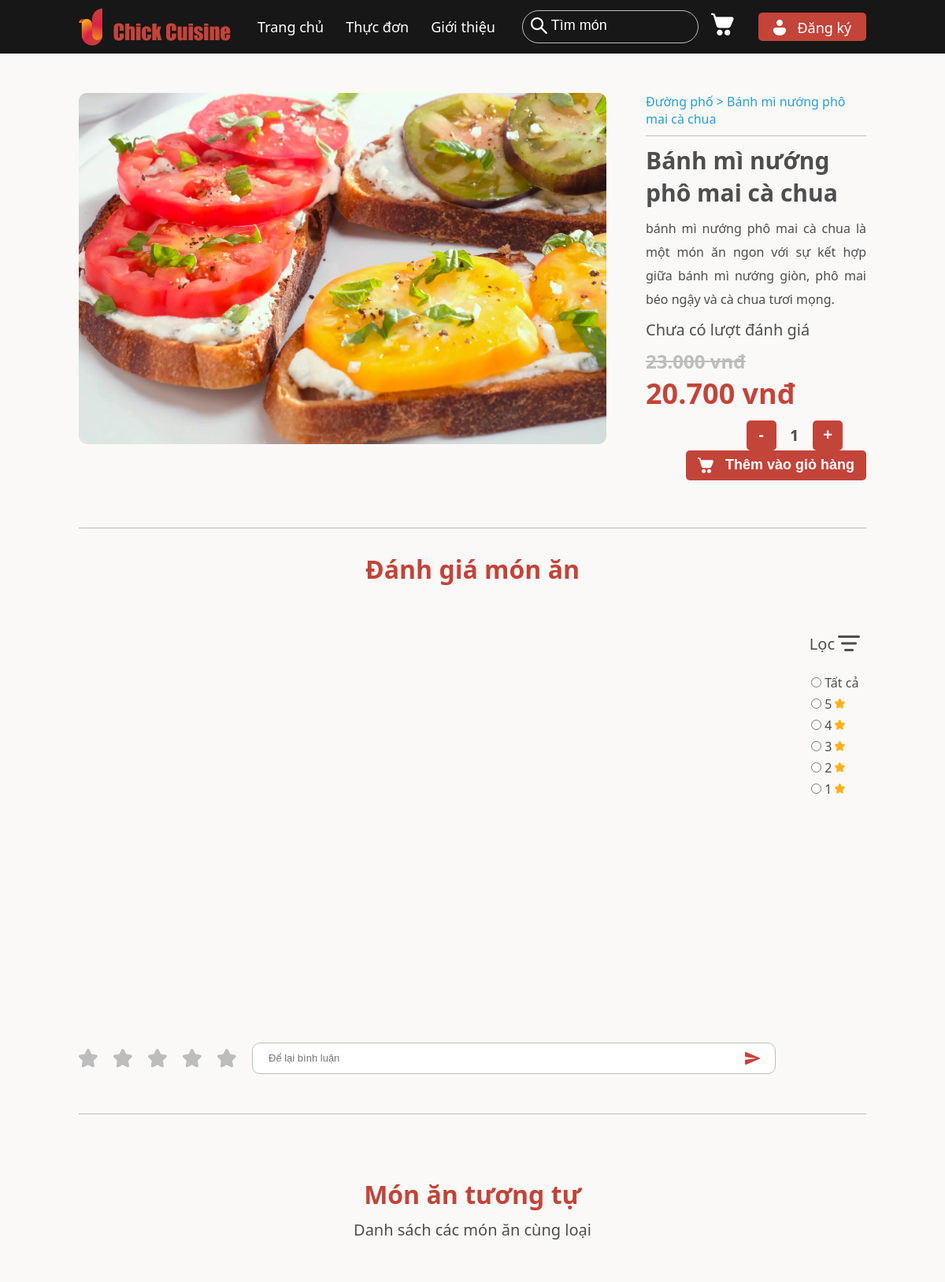
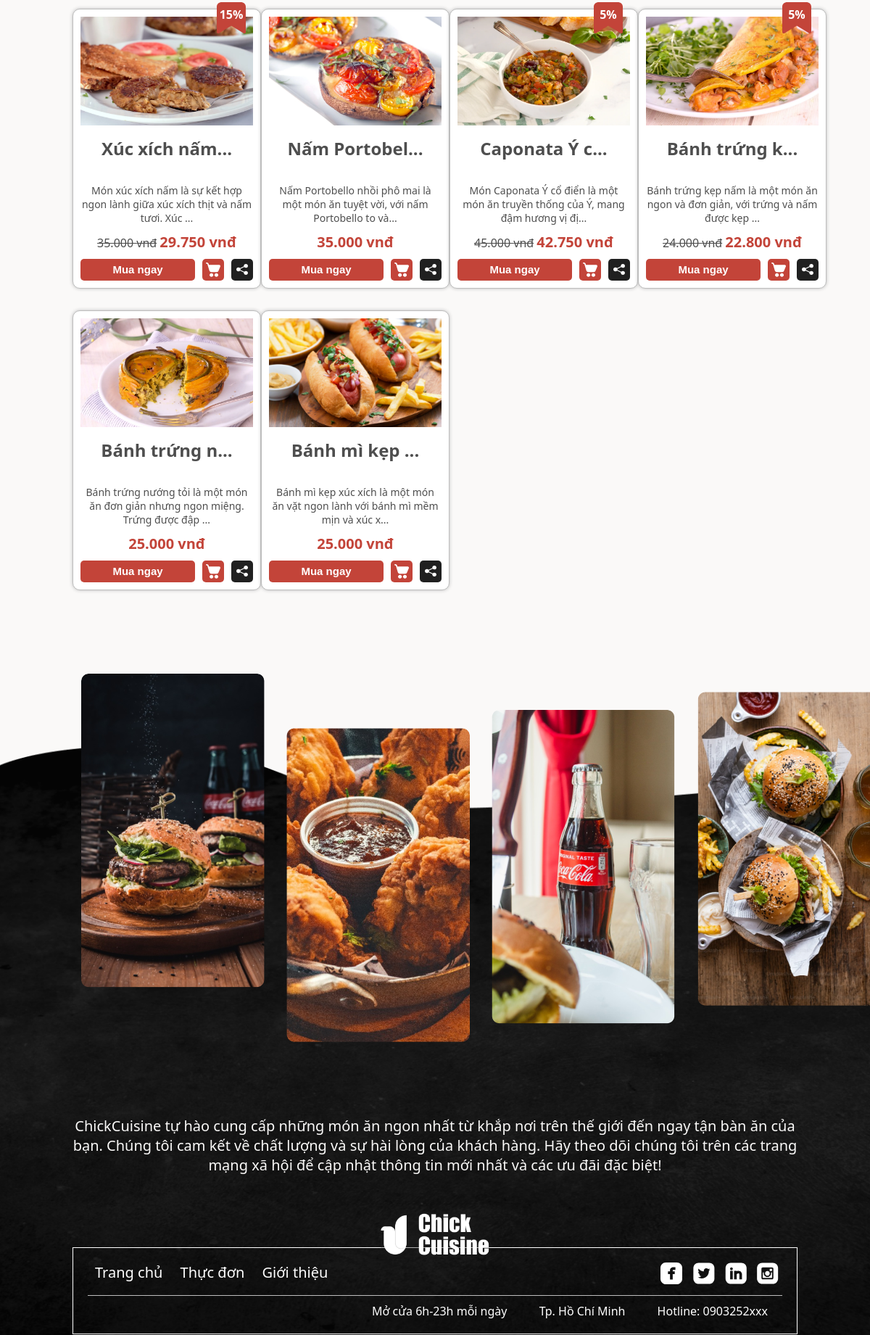
Page /site/monan?id=10 (upper part) on the committed database (2 pictures, top to bottom).
### tables this page shows
CREATE TABLE `product` (
  `Id` int(5) NOT NULL COMMENT 'Mã sản phẩm',
  `Name` varchar(50) NOT NULL COMMENT 'Tên sản phẩm',
  `Image` varchar(50) NOT NULL COMMENT 'Tên file ảnh sản phẩm',
  `Description` text NOT NULL DEFAULT current_timestamp() COMMENT 'Mô tả sản phẩm',
  `Price` int(10) NOT NULL COMMENT 'Giá sản phẩm',
  `Discount` int(3) NOT NULL COMMENT 'Giảm giá sản phẩm',
  `Views` int(5) NOT NULL COMMENT 'Số lượt xem',
  `IsSpecial` tinyint(1) NOT NULL COMMENT 'Đặc biệt (1 = có, 0 = không)',
  `CategoryId` int(5) NOT NULL COMMENT 'Mã danh mục'
);

CREATE TABLE `category` (
  `Id` int(5) NOT NULL COMMENT 'Mã danh mục',
  `Name` varchar(50) NOT NULL COMMENT 'Tên danh mục',
  `Image` varchar(50) NOT NULL COMMENT 'Tên file ảnh danh mục'
);

### site/monan/index.php (called while the page is built, shortened)
<?php
    require '../../global.php';
    require '../../dao/product.php';
    require '../../dao/category.php';
    $product = get_product_by_id($_GET['id']);
    $similar_products = get_similar_products_by_product_id($_GET['id'], 8, 1);
    require '../layout.php';
?>

### global.php (called while the page is built, shortened)
<?php
    $ROOT_URL = "/chickcuisine";
    $SITE_URL = "$ROOT_URL/site";
    $IMAGE_DIR = "$ROOT_URL/content/image";
?>

### dao/pdo.php (called while the page is built, shortened)
<?php
function pdo_get_connection(){
    $dburl = "mysql:host=localhost;dbname=chickcuisine;charset=utf8";
    $conn = new PDO($dburl, "root", "");
    return $conn;
}
function pdo_query($sql){
    $sql_args = array_slice(func_get_args(), 1);
    try{ $conn = pdo_get_connection();
         $stmt = $conn->prepare($sql);
         $stmt->execute($sql_args);
         $rows = $stmt->fetchAll();
         return $rows;
    }
    catch(PDOException $e){ die("Lỗi trong hàm pdo_query: ". $e->getMessage(). $sql);}
}
function pdo_query_one($sql){
    $sql_args = array_slice(func_get_args(), 1);
    try{$conn = pdo_get_connection();
        $stmt = $conn->prepare($sql);
        $stmt->execute($sql_args);
        $row = $stmt->fetch(PDO::FETCH_ASSOC);
        return $row;
    }
    catch(PDOException $e){die("Lỗi trong hàm pdo_query_one: ". $e->getMessage() . $sql );}
}
function pdo_query_value($sql){
    $sql_args = array_slice(func_get_args(), 1);
    try{ $conn = pdo_get_connection();
         $stmt = $conn->prepare($sql);
         $stmt->execute($sql_args);
         $row = $stmt->fetch(PDO::FETCH_ASSOC);
         return $row ? array_values($row)[0] : null;
    }
    catch(PDOException $e){
        die("Lỗi trong hàm pdo_query_value: ". $e->getMessage() .$sql );
    }
}
?>

### dao/product.php (called while the page is built, shortened)
<?php
    require_once 'pdo.php';
    function get_product_by_id($product_id) {
        $sql = "SELECT product.*, AVG(comment.rating) as Rating FROM product LEFT JOIN comment ON product.Id = comment.ProductId WHERE product.Id = $product_id GROUP BY product.Id";
        return pdo_query_one($sql);
    }
    function get_similar_products_by_product_id($product_id, $limit = null, $page = null) {
        $sql = "SELECT p2.* FROM product p1 JOIN product p2 ON p1.categoryId = p2.categoryId WHERE p1.Id = $product_id AND p1.Id != p2.Id";
        if ($limit != null) {
            $sql.= " LIMIT $limit";
        }
        if ($page != null) {
            $offset = ($page-1)*$limit;
            $sql.= " OFFSET $offset";
        }
        return pdo_query($sql);
    }
    function get_product_rating_count($product_id) {
        $sql = "SELECT COUNT(comment.ProductId) FROM comment WHERE comment.ProductId = $product_id GROUP BY comment.ProductId";
        return pdo_query_value($sql);
    }
?>

### dao/category.php (called while the page is built, shortened)
<?php
    require_once 'pdo.php';
    function get_category_by_product_id($product_id) {
        $sql = "SELECT category.* FROM product INNER JOIN category ON product.CategoryId = category.Id WHERE product.Id = $product_id";
        return pdo_query_one($sql);
    }
?>

### site/monan/monan.php (the view, shortened to what this page needs)
<main>
    <div class="detail-product">
        <?php extract($product) ?>
        <img class="product-image" src="<?=$IMAGE_DIR?>/<?=$Image?>" alt="">
        <div class="product-path">
            <?php $category_product = get_category_by_product_id($Id)?>
            <?=$category_product['Name']?> > <?=$Name?>
        </div>
        <div class="product-line"></div>
        <div class="product-name"><?=$Name?></div>
        <div class="product-description">
            <?=$Description?>
        </div>
        <div class="product-rating">
            <span>
                <?php if(get_product_rating_count($Id) != null) {?>
                    (<?=get_product_rating_count($Id)?>) lượt đánh giá
                <?php } else {?>
                    Chưa có lượt đánh giá
                <?php } ?>
            </span>
        </div>
        <div class="product-price">
            <?php if($Discount > 0) {?>
                <p class="product-original-price"><?=number_format($Price, 0, '.', '.')?> vnđ</p>
                <p class="product-discount-price"><?=number_format($Price * (100 - $Discount) / 100, 0, '.', '.')?> vnđ</p>
            <?php } else {?>
                <p class="product-discount-price"><?=number_format($Price, 0, '.', '.')?> vnđ</p>
            <?php } ?>
        </div>
        <div class="product-buttons">
            <div class="buttons-quantity">
                <button onclick="changeQuantity(-1)" id="decrease-button">-</button>
                <p class="product-quantity" id="product-quantity">1</p>
                <button onclick="changeQuantity(1)">+</button>
            </div>
            <button class="button-addtocart">
                <p>Thêm vào giỏ hàng</p>
            </button>
        </div>
    </div>
    <div class="line"></div>
    <div class="title">Đánh giá món ăn</div>
    <div class="comment-box">
        <div class="comments" style="grid-column: 1 / 2; grid-row: 1 / 2;">
        </div>
        <form class="filter-box" style="grid-column: 2 / 3; grid-row: 1 / 2;">
            <div>
                <p>Lọc</p>
                <img src="image/icon/filter.png" alt="">
            </div>
            <div>
                <input type="radio" name="filter" id="filter-all">
                <label for="filter-all">Tất cả</label>
            </div>
            <div>
                <input type="radio" name="filter" id="filter-5">
                <label for="filter-5">5
                </label>
            </div>
            <div>
                <input type="radio" name="filter" id="filter-4">
                <label for="filter-4">4
                </label>
            </div>
            <div>
                <input type="radio" name="filter" id="filter-3">
                <label for="filter-3">3
                </label>
            </div>
            <div>
                <input type="radio" name="filter" id="filter-2">
                <label for="filter-2">2
                </label>
            </div>
            <div>
                <input type="radio" name="filter" id="filter-1">
                <label for="filter-1">1
                </label>
            </div>
        </form>
        <form class="user-comment-form"  style="grid-column: 1 / 2; grid-row: 2 / 3;">
            <div class="stars">
            </div>
            <div class="comment-form">
                <input type="text" placeholder="Để lại bình luận">
            </div>
        </form>
    </div>
    <div class="line"></div>
    <div class="container">
        <div class="container-title">
            <p>Món ăn tương tự</p>
            <p>Danh sách các món ăn cùng loại</p>
        </div>
        <div class="list-products">
            <?php foreach($similar_products as $product) {extract($product);?>
                <a class="product whitediv" href="<?=$SITE_URL?>/monan?id=<?=$Id?>">
                    <img class="product-image" src="<?=$IMAGE_DIR?>/<?=$Image?>" alt="">
                    <?php if(strlen($Name) >= 15) {
                        $Name = mb_substr($Name, 0, 12, 'UTF-8')."...";
                    } ?>
                    <p class="product-name">
                        <?=$Name?>
                    </p>
                    <p class="product-rating">
                    </p>
                    <?php if(strlen($Description) >= 80) {
                        $Description = mb_substr($Description, 0, 77, 'UTF-8')."...";
                    } ?>
                        <p class="product-description">
                            <?=$Description?>
                        </p>
                        <div class="product-price">
                        <?php if($Discount > 0) {?>
                            <p class="original-price"><?=number_format($Price, 0, '.', '.')?> vnđ</p>
                            <p class="discount-price"><?=number_format($Price * (100 - $Discount) / 100, 0, '.', '.')?> vnđ</p>
                        <?php } else {?>
                            <p class="discount-price"><?=number_format($Price, 0, '.', '.')?> vnđ</p>
                        <?php } ?>
                    </div>
                    <div class="product-buttons">
                        <button class="buy-now">Mua ngay</button>
                        <button class="add-to-cart">
                        </button>
                        <button class="share">
                        </button>
                    </div>
                    <div class="product-discount-tag">
                        <?php if ($Discount > 0) {?>
                        <p class="discount-percentage"><?=$Discount?>%</p>
                        <?php } ?>
                    </div>
                </a>
            <?php } ?>
        </div>
    </div>
</main>

### site/layout.php (style rules this page uses)
:root { --red: #c34439; --black: #202020; --lightblack: #4E4E4E; --gray: #BDBDBD; --lightgray: #faf9f8; --yellow: #FFB11B; }
* { margin: 0px; padding: 0px; box-sizing: border-box; }
body { font-family: 'Segoe UI', Tahoma, Geneva, Verdana, sans-serif; background-color: var(--lightgray); color: var(--lightblack); }
a, a * { text-decoration: none; color: var(--lightblack); }
button { cursor: pointer; border: none; }
.line { border-bottom: 1px solid var(--gray); width: 100%; margin: 10px auto; }
.whitediv { background-color: white; border: 1px solid var(--gray); box-shadow: 0px 0px 5px var(--gray); border-radius: 10px; }

### rows in the picture
product: Image (picture), Name "Bánh mì nướng phô mai cà chua", Description "bánh mì nướng phô mai cà chua là một món ăn ngon với sự kết hợp giữa bánh mì nướng giòn, phô mai béo ngậy và cà chua tươi mọng.", Price "23.000", $Price * (100 - $Discount) / 100 "20.700"
category: Name "Đường phố"
product: Image (picture), Name "Xúc xích nấm...", Description "Món xúc xích nấm là sự kết hợp ngon lành giữa xúc xích thịt và nấm tươi. Xúc ...", Price "35.000", $Price * (100 - $Discount) / 100 "29.750", Discount "15"
product: Image (picture), Name "Nấm Portobel...", Description "Nấm Portobello nhồi phô mai là một món ăn tuyệt vời, với nấm Portobello to và...", Price "35.000"
product: Image (picture), Name "Caponata Ý c...", Description "Món Caponata Ý cổ điển là một món ăn truyền thống của Ý, mang đậm hương vị đị...", Price "45.000", $Price * (100 - $Discount) / 100 "42.750", Discount "5"
product: Image (picture), Name "Bánh trứng k...", Description "Bánh trứng kẹp nấm là một món ăn ngon và đơn giản, với trứng và nấm được kẹp ...", Price "24.000", $Price * (100 - $Discount) / 100 "22.800", Discount "5"
product: Image (picture), Name "Bánh trứng n...", Description "Bánh trứng nướng tỏi là một món ăn đơn giản nhưng ngon miệng. Trứng được đập ...", Price "25.000"
product: Image (picture), Name "Bánh mì kẹp ...", Description "Bánh mì kẹp xúc xích là một món ăn vặt ngon lành với bánh mì mềm mịn và xúc x...", Price "25.000"
